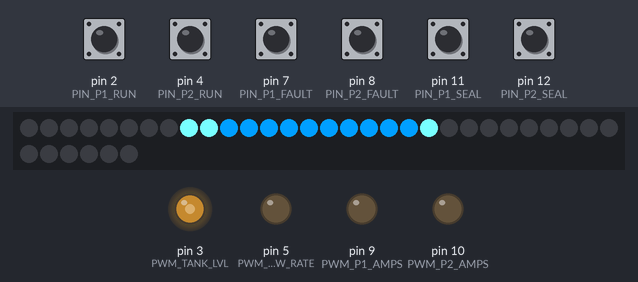
The sketch below on a simulated Arduino Uno, built with avr-gcc and run on an emulated ATmega328P. Shown: 36 RGB LEDs in strip order, left to right, continuing on the next row, output pins drawn as LEDs (lit = HIGH). The inputs (shaded band) are chosen by the test bench; at power-on: pin 2 (PIN_P1_RUN), pin 4 (PIN_P2_RUN), pin 7 (PIN_P1_FAULT), pin 8 (PIN_P2_FAULT), pin 11 (PIN_P1_SEAL), pin 12 (PIN_P2_SEAL) HIGH. Random numbers use the default seed unless the sketch sets one.

Above: at 3.2 s.
3.3 s: pin 2 (PIN_P1_RUN) pulled LOW for 1 s
At 3.69 s:
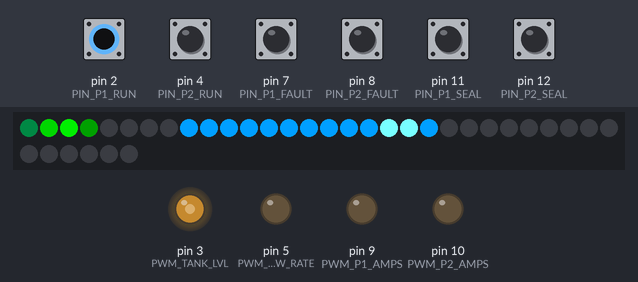
4.9 s: pin 4 (PIN_P2_RUN) pulled LOW for 1 s
At 5.88 s:
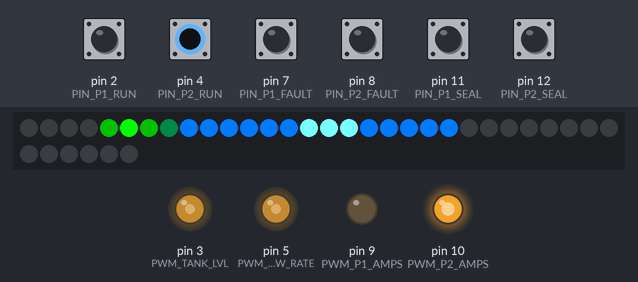
6.5 s: pin 7 (PIN_P1_FAULT) pulled LOW for 1 s
At 6.84 s:
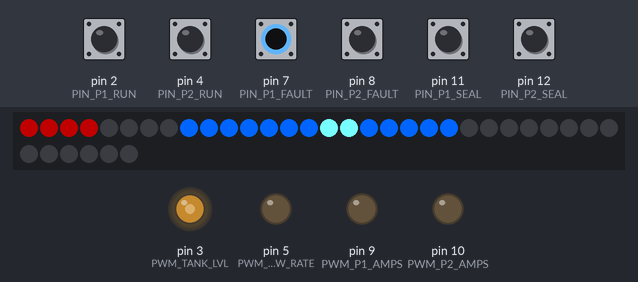
8.1 s: pin 8 (PIN_P2_FAULT) pulled LOW for 0.15 s
8.8 s: pin 2 (PIN_P1_RUN) pulled LOW for 1 s
At 9.86 s:
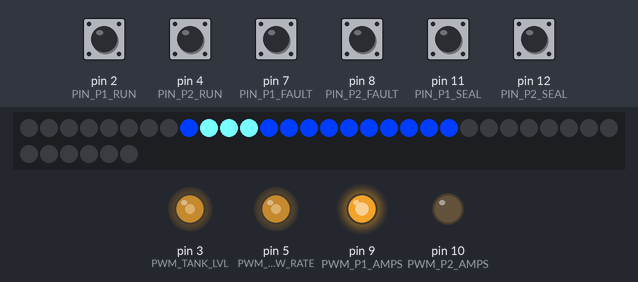
10.4 s: pin 4 (PIN_P2_RUN) pulled LOW for 1 s
At 10.45 s:
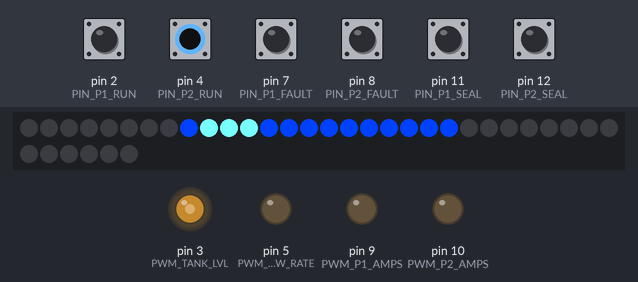
Timing chart, 0 to 13.0 s (numbered marks = the images above; inputs shaded):
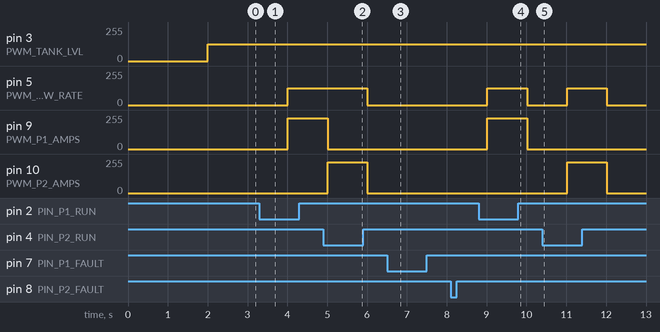

The sketch:

HighTide_DemoCase1.05.ino
```cpp
#include <Adafruit_NeoPixel.h>

// --- DIAGNOSTIC SWITCH ---
bool DEBUG_MODE = false;

// --- CONFIGURABLE PARAMETERS ---
const int LED_BRIGHTNESS   = 255;
const unsigned long TANK_CAPACITY = 100000;
const int PUMP_FLOW_SINGLE = 1500;
const int PUMP_FLOW_DUAL   = 1300;
const int PUMP_AMPS_SINGLE = 90;
const int PUMP_AMPS_DUAL   = 85;

// --- DRAIN PARAMETERS ---
int DRAIN_MIN = 200;
int DRAIN_MAX = 1000;
unsigned long DRAIN_INTERVAL = 600000;

// --- PIN ASSIGNMENTS ---
const int PIN_NEOPIXEL  = 6;
const int PIN_P1_RUN    = 2;
const int PIN_P2_RUN    = 4;
const int PIN_P1_FAULT  = 7;
const int PIN_P2_FAULT  = 8;
const int PIN_P1_SEAL   = 11;
const int PIN_P2_SEAL   = 12;

const int PWM_TANK_LVL  = 3;
const int PWM_FLOW_RATE = 5;
const int PWM_P1_AMPS   = 9;
const int PWM_P2_AMPS   = 10;

Adafruit_NeoPixel strip(36, PIN_NEOPIXEL, NEO_GRB + NEO_KHZ800);

// --- SYSTEM GLOBALS ---
float currentGallons = 50000;
int currentDrainRate = 500;
float netFlowRate = 0;
unsigned long lastUpdate = 0;
unsigned long lastDrainChange = 0;
unsigned long lastReport = 0;
int fadeValue = 0;
bool fadeDirection = true;

void setup() {
  delay(2000);
  if (DEBUG_MODE) {
    Serial.begin(9600);
    Serial.println(F("HIGHTIDE SMOOTH-FLOW ACTIVE"));
  }

  randomSeed(analogRead(A0));
  currentDrainRate = random(DRAIN_MIN, DRAIN_MAX + 1);
  lastDrainChange = millis();

  strip.begin();
  strip.show();

  pinMode(PIN_P1_RUN, INPUT_PULLUP);
  pinMode(PIN_P2_RUN, INPUT_PULLUP);
  pinMode(PIN_P1_FAULT, INPUT_PULLUP);
  pinMode(PIN_P2_FAULT, INPUT_PULLUP);
  pinMode(PIN_P1_SEAL, INPUT_PULLUP);
  pinMode(PIN_P2_SEAL, INPUT_PULLUP);
}

void loop() {
  bool p1Run = !digitalRead(PIN_P1_RUN);
  bool p2Run = !digitalRead(PIN_P2_RUN);
  bool p1Fail = !digitalRead(PIN_P1_FAULT);
  bool p2Fail = !digitalRead(PIN_P2_FAULT);
  bool p1Seal = !digitalRead(PIN_P1_SEAL);
  bool p2Seal = !digitalRead(PIN_P2_SEAL);

  if (millis() - lastDrainChange >= DRAIN_INTERVAL) {
    currentDrainRate = random(DRAIN_MIN, DRAIN_MAX + 1);
    lastDrainChange = millis();
  }

  // Physics loop (1Hz)
  if (millis() - lastUpdate >= 1000) {
    lastUpdate = millis();
    float p1Inflow = (p1Run && !p1Fail) ? ((p2Run && !p2Fail) ? PUMP_FLOW_DUAL : PUMP_FLOW_SINGLE) : 0;
    float p2Inflow = (p2Run && !p2Fail) ? ((p1Run && !p1Fail) ? PUMP_FLOW_DUAL : PUMP_FLOW_SINGLE) : 0;
    netFlowRate = (p1Inflow + p2Inflow) - currentDrainRate;
    currentGallons += (netFlowRate / 60.0);
    currentGallons = constrain(currentGallons, 0, TANK_CAPACITY);

    analogWrite(PWM_TANK_LVL, map(currentGallons, 0, TANK_CAPACITY, 0, 255));
    analogWrite(PWM_FLOW_RATE, map(p1Inflow + p2Inflow, 0, 1000, 0, 255));

    int p1A = (p1Run && !p1Fail) ? ((p2Run && !p2Fail) ? PUMP_AMPS_DUAL : PUMP_AMPS_SINGLE) : 0;
    int p2A = (p2Run && !p2Fail) ? ((p1Run && !p1Fail) ? PUMP_AMPS_DUAL : PUMP_AMPS_SINGLE) : 0;
    analogWrite(PWM_P1_AMPS, map(p1A, 0, 100, 0, 255));
    analogWrite(PWM_P2_AMPS, map(p2A, 0, 100, 0, 255));

    if (DEBUG_MODE && (millis() - lastReport >= 15000)) {
      lastReport = millis();
      Serial.print(F("TANK: ")); Serial.print(currentGallons, 0);
      Serial.print(F(" | NET: ")); Serial.println(netFlowRate);
    }
  }

  // --- LED REFRESH (As fast as possible for smoothness) ---
  updateLEDsSmooth(p1Run, p1Fail, p1Seal, p2Run, p2Fail, p2Seal);
}

void updateLEDsSmooth(bool r1, bool f1, bool s1, bool r2, bool f2, bool s2) {
  strip.clear();

  // 1. Fault Pulse Math
  if (fadeDirection) fadeValue += 5; else fadeValue -= 5;
  if (fadeValue >= 255) fadeDirection = false;
  if (fadeValue <= 10) fadeDirection = true;

  // 2. Pump Rotation Math (Smooth 4-LED circle)
  float pos = (float)(millis() % 800) / 800.0 * 4.0;

  for (int i = 0; i < 4; i++) {
    // PUMP 1
    if (f1) strip.setPixelColor(i, strip.Color(fadeValue, 0, 0));
    else if (r1) strip.setPixelColor(i, getSmoothColor(i, pos, s1 ? strip.Color(180, 0, 255) : strip.Color(0, 255, 0)));

    // PUMP 2
    if (f2) strip.setPixelColor(i + 4, strip.Color(fadeValue, 0, 0));
    else if (r2) strip.setPixelColor(i + 4, getSmoothColor(i, pos, s2 ? strip.Color(180, 0, 255) : strip.Color(0, 255, 0)));
  }

  // 3. --- NEW TANK FLOW MATH (Full Strip 8-35) ---
  int numLeds = map((long)currentGallons, 0, (long)TANK_CAPACITY, 0, 28);
  numLeds = constrain(numLeds, 0, 28);

  // Aqua base color
  float aquaWave = sin(millis() / 2000.0);
  int gVal = map(aquaWave * 100, -100, 100, 60, 160);
  uint32_t aquaColor = strip.Color(0, gVal, 255);

  // Global Flow Offset (This creates the "Movement")
  // We use a slow multiplier so it looks like fluid, not a strobe light
  float flowOffset = (float)millis() * 0.005;

  for (int i = 0; i < numLeds; i++) {
    float shimmer;

    if (netFlowRate > 50) { // FILLING (Upward movement)
      shimmer = sin((i - flowOffset) * 0.5);
    } else if (netFlowRate < -50) { // DRAINING (Downward movement)
      shimmer = sin((i + flowOffset) * 0.5);
    } else {
      shimmer = 0; // Standing water
    }

    if (shimmer > 0.8) { // This creates the "peak" of the wave
      // Add a bright highlight to the aqua
      strip.setPixelColor(i + 8, strip.Color(120, 255, 255));
    } else {
      strip.setPixelColor(i + 8, aquaColor);
    }
  }

  strip.show();
}

// Math helper to calculate brightness based on distance from the "virtual" light position
uint32_t getSmoothColor(int ledIndex, float currentPos, uint32_t fullColor) {
  float diff = fabs((float)ledIndex - currentPos);
  if (diff > 2.0) diff = 4.0 - diff; // Handle the "wrap around" of the circle

  float brightness = 1.0 - (diff / 1.5); // Falloff radius of 1.5 LEDs
  if (brightness < 0) brightness = 0;
  if (brightness > 1.0) brightness = 1.0;

  // Apply brightness to the RGB components
  uint8_t r = (uint8_t)((fullColor >> 16 & 0xFF) * brightness);
  uint8_t g = (uint8_t)((fullColor >> 8 & 0xFF) * brightness);
  uint8_t b = (uint8_t)((fullColor & 0xFF) * brightness);

  // Add a tiny bit of background glow so it never goes pitch black
  if (r == 0 && g == 0 && b == 0) return strip.Color(0, 10, 5);

  return strip.Color(r, g, b);
}
```

Measured:
- after the input at 3.3 s, pin 5 (PWM_FLOW_RATE): 0/255 → 126/255 after 0.71 s; pin 9 (PWM_P1_AMPS): 0/255 → 229/255 after 0.71 s
- after the input at 4.9 s, pin 10 (PWM_P2_AMPS): 0/255 → 229/255 after 0.11 s, → 0/255 1.0 s later
- after the input at 8.8 s, pin 5 (PWM_FLOW_RATE): 0/255 → 126/255 after 0.22 s, → 0/255 1.0 s later; pin 9 (PWM_P1_AMPS): 0/255 → 229/255 after 0.22 s, → 0/255 1.0 s later
- after the input at 10.4 s, pin 5 (PWM_FLOW_RATE): 0/255 → 126/255 after 0.62 s, → 0/255 1.0 s later; pin 10 (PWM_P2_AMPS): 0/255 → 229/255 after 0.62 s, → 0/255 1.0 s later
